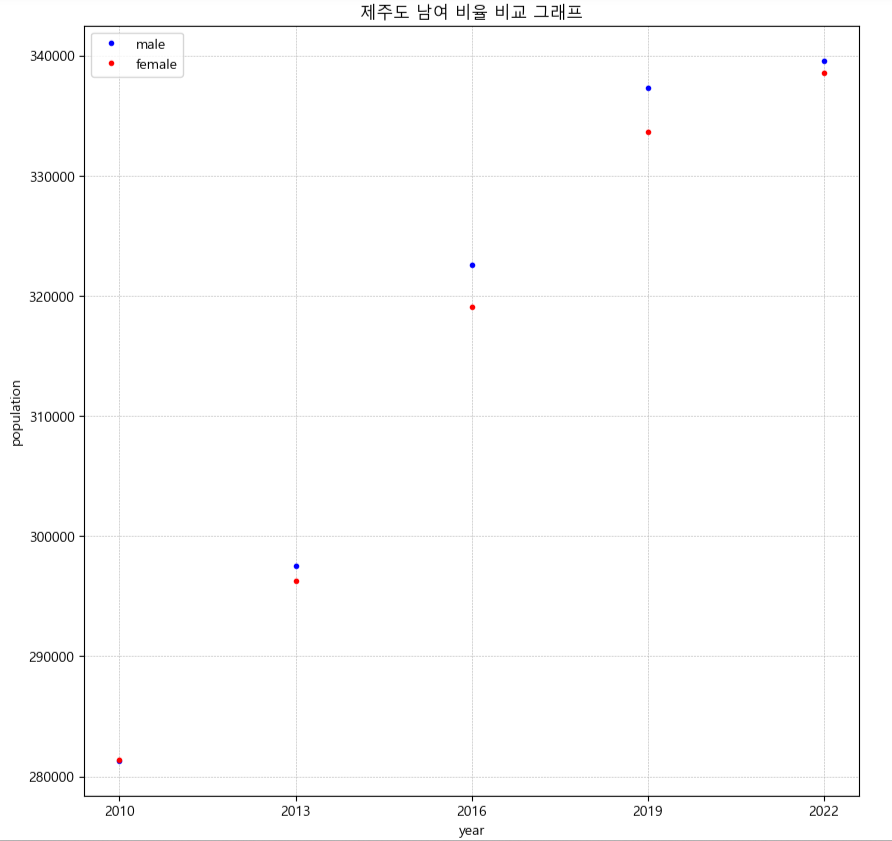

This chart was generated by the following Python code:
#!/usr/bin/env python
# coding: utf-8

# In[13]:


import csv
import matplotlib.pyplot as plt

def main():
    f = []
    f.append(open('2010.csv','r', encoding='ANSI'))
    f.append(open('2013.csv','r', encoding='ANSI'))
    f.append(open('2016.csv','r', encoding='ANSI'))
    f.append(open('2019.csv','r', encoding='ANSI'))
    f.append(open('2022.csv','r', encoding='ANSI'))
    
    male = []
    female = []
    
    for i in range(5):
        data = csv.reader(f[i])
        next(data)
        row = next(data)
        male.append(int(row[2]))
        female.append(int(row[15]))
        f[i].close()
    xdata = [2010, 2013, 2016, 2019, 2022]
    
    plt.figure(figsize=(10,10))
    plt.rcParams['font.family']='Malgun Gothic'
    plt.rcParams['axes.unicode_minus']=False
    plt.xlabel('year')
    plt.ylabel('population')
    plt.title('제주도 남여 비율 비교 그래프')
    plt.plot(xdata, male, 'b.', label='male')
    plt.plot(xdata, female, 'r.', label='female')
    plt.legend()
    plt.xticks(xdata)
    plt.grid(True, lw=0.4, ls='--')
    plt.show()
    
if __name__=="__main__":
    main()


# In[ ]:
